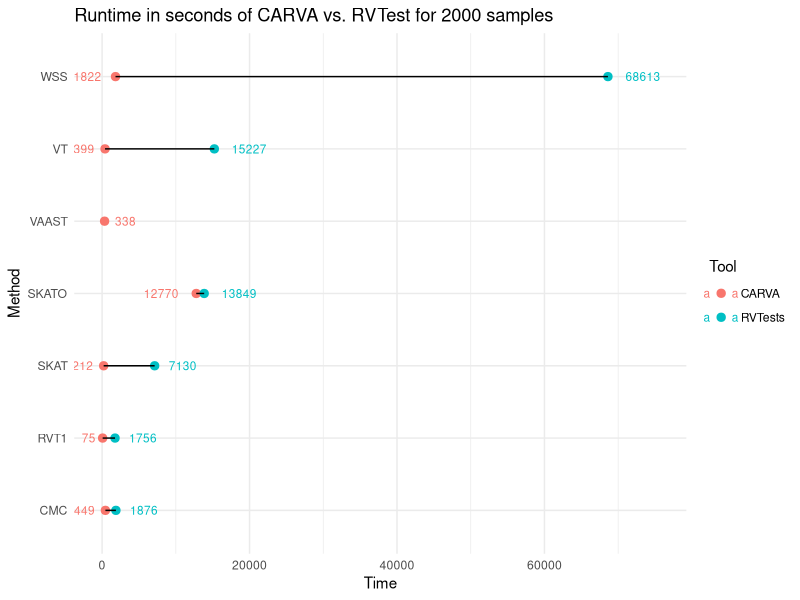
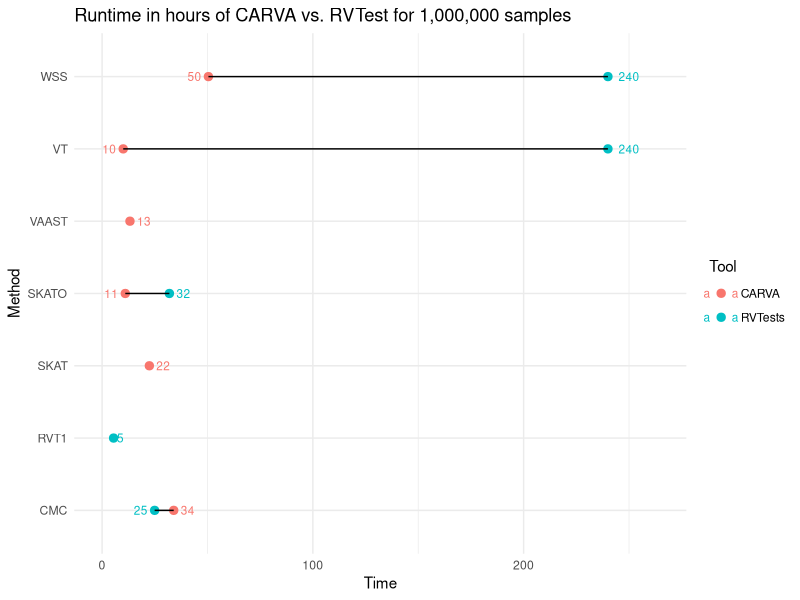

Generate these figures, in order, with R:
library(dplyr)
library(tidyr)
library(ggplot2)
library(cowplot)

df <- data.frame(
  Tool = c(rep("CARVA", 7), rep("RVTests", 7)),
  Method = rep(c("VAAST", "WSS", "RVT1", "SKAT", "SKATO", "CMC", "VT"), 2),
  Time = c(338, 1822, 75, 212, 12770, 449, 399, NA, 68613, 1756, 7130, 13849, 1876, 15227)
  #cputime = length(c(7549, 40692, 553, 553, 2798, 339677, 10254, 9050, NA, NA, 1562, NA, 30108, 47467, 1706, 15091))
)

right_label <- df %>%
  group_by(Method) %>%
  arrange(desc(Time)) %>%
  top_n(1)

left_label <- df %>%
  group_by(Method) %>%
  arrange(desc(Time)) %>%
  slice(2)

ggplot(df, aes(x=Time, y=Method)) +
  geom_point(size = 2.5, aes(color=Tool)) + 
  geom_line(aes(group=Method)) + 
  geom_text(data=right_label, aes(color=Tool, label = round(Time, 0)), size = 3, hjust = -.5) +
  geom_text(data=left_label, aes(color=Tool, label = round(Time, 0)), size = 3, hjust = 1.5) +
  scale_x_continuous(limits = c(0, max(df$Time, na.rm=T) + 0.1 * max(df$Time, na.rm=T))) +
  theme_minimal() +
  ggtitle("Runtime in seconds of CARVA vs. RVTest for 2000 samples")
# ggplot(df, aes(x=cputime, y=method, col=Tool)) + geom_point() + ggtitle("CPU time in seconds of PA vs. RVTests for 2000 samples")

#######
# 1 Million Samples
#######

df <- data.frame(
  Tool = c(rep("CARVA", 7), rep("RVTests", 7)),
  Method = rep(c("VAAST", "WSS", "RVT1", "SKAT", "SKATO", "CMC", "VT"), 2),
  Time = c(47617, 181612, NA, 80738, 39633, 122332, 36096, NA, 864006, 19661, NA, 114980, 89743, 864005) / 60 / 60
  #cputime = length(c(7549, 40692, 553, 553, 2798, 339677, 10254, 9050, NA, NA, 1562, NA, 30108, 47467, 1706, 15091))
)

right_label <- df %>%
  group_by(Method) %>%
  arrange(desc(Time)) %>%
  top_n(1)

left_label <- df %>%
  group_by(Method) %>%
  arrange(desc(Time)) %>%
  slice(2)

ggplot(df, aes(x=Time, y=Method)) +
  geom_point(size = 2.5, aes(color=Tool)) + 
  geom_line(aes(group=Method)) + 
  geom_text(data=right_label, aes(color=Tool, label = round(Time, 0)), size = 3, hjust = -.5) +
  geom_text(data=left_label, aes(color=Tool, label = round(Time, 0)), size = 3, hjust = 1.5) +
  scale_x_continuous(limits = c(0, max(df$Time, na.rm=T) + 0.1 * max(df$Time, na.rm=T))) +
  theme_minimal() +
  ggtitle("Runtime in hours of CARVA vs. RVTest for 1,000,000 samples")
